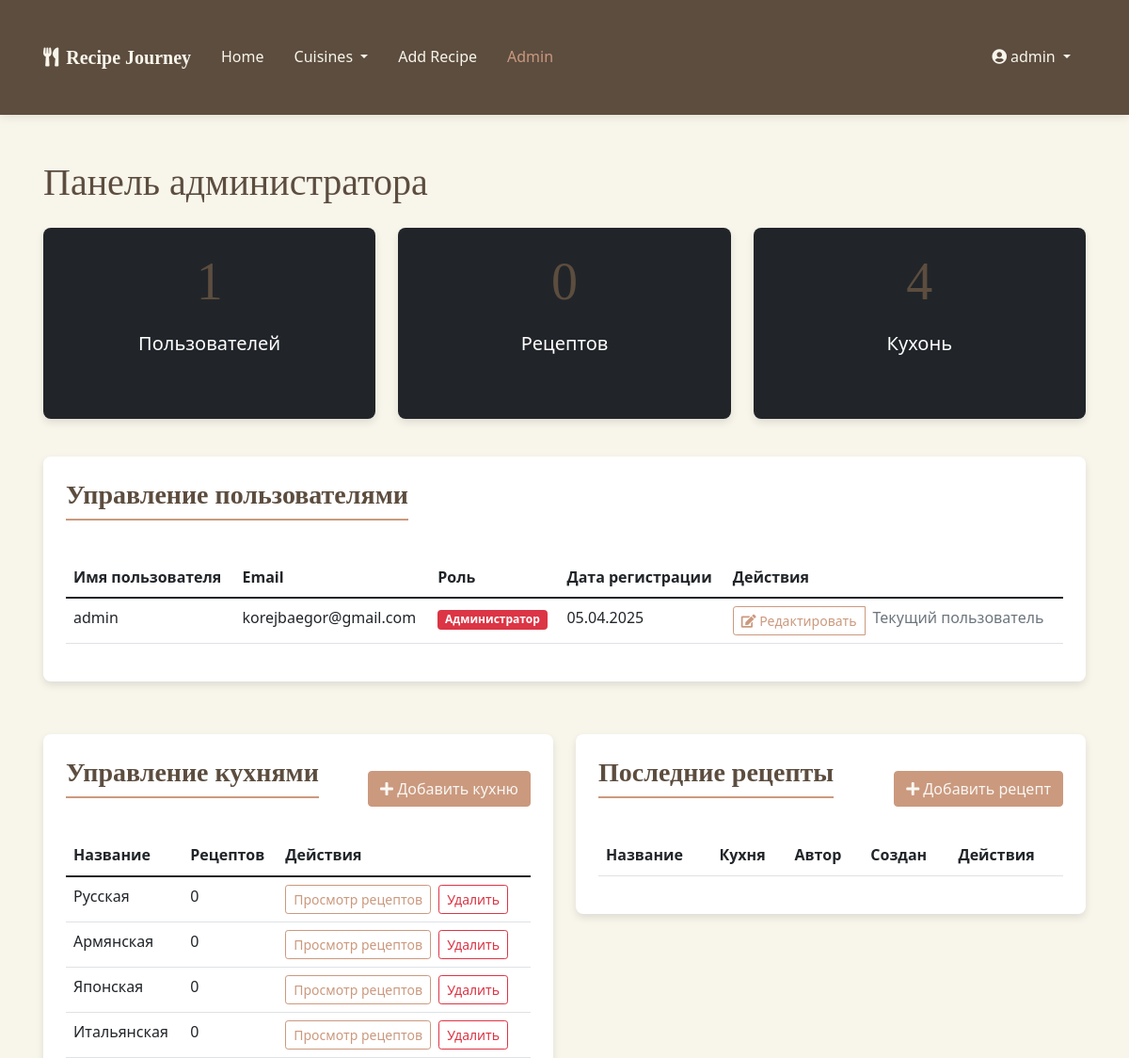
Page /admin (signed in, upper part) on the earlier database version.
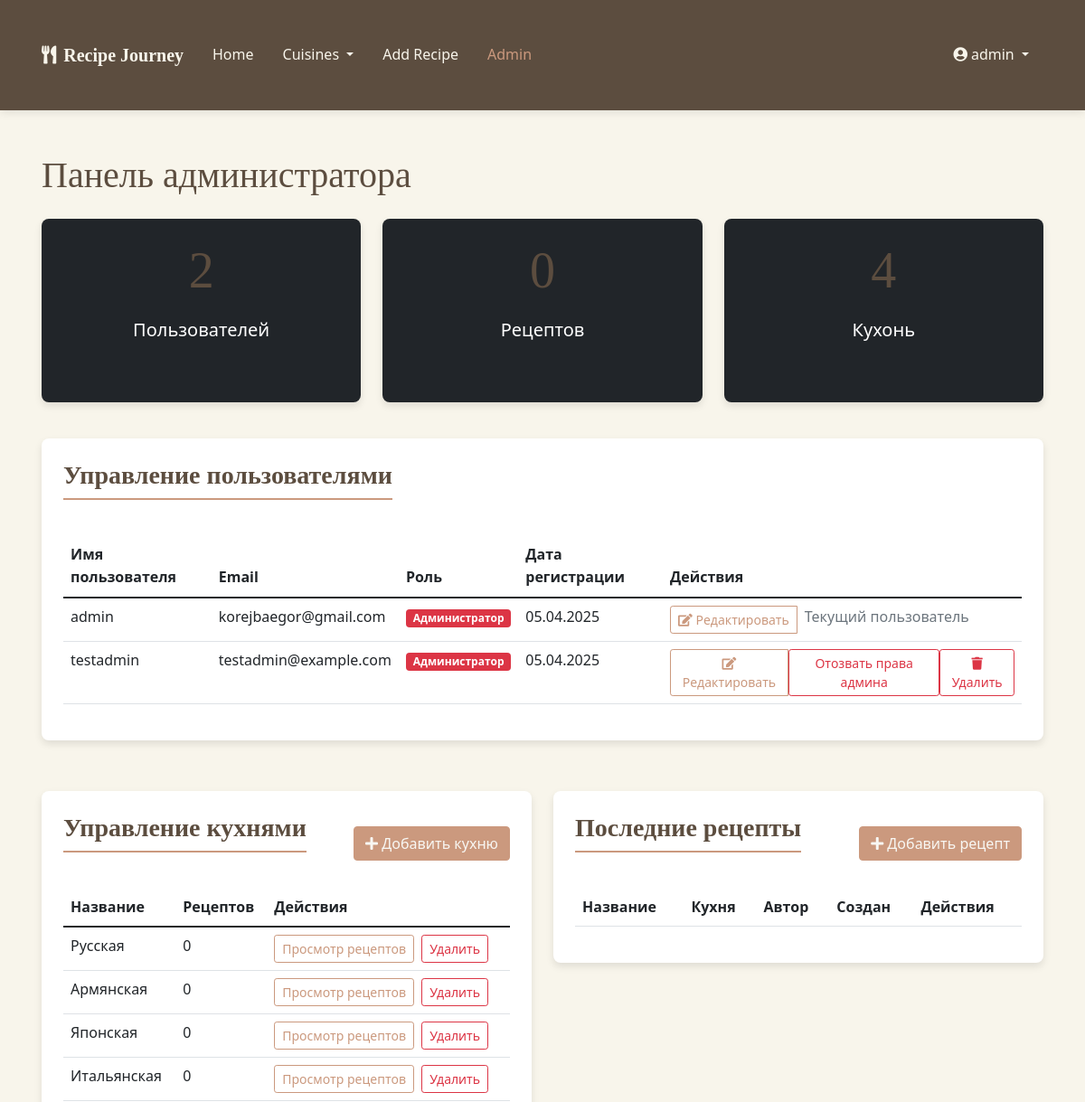
Same page on the later database version.
### models.py (models this page shows, shortened)
class User(UserMixin, db.Model):
    id = db.Column(db.Integer, primary_key=True)
    username = db.Column(db.String(64), unique=True, nullable=False)
    email = db.Column(db.String(120), unique=True, nullable=False)
    password_hash = db.Column(db.String(256), nullable=False)
    is_admin = db.Column(db.Boolean, default=False)
    date_joined = db.Column(db.DateTime, default=datetime.utcnow)
    avatar = db.Column(db.String(256), default='default_avatar.png')  # URL или путь к аватарке пользователя
    bio = db.Column(db.Text, nullable=True)  # Биография пользователя
    recipes = db.relationship('Recipe', backref='author', lazy='dynamic', cascade='all, delete-orphan')
    favorites = db.relationship('Favorite', backref='user', lazy='dynamic', cascade='all, delete-orphan')

class Cuisine(db.Model):
    id = db.Column(db.Integer, primary_key=True)
    name = db.Column(db.String(64), unique=True, nullable=False)
    description = db.Column(db.Text)
    recipes = db.relationship('Recipe', backref='cuisine', lazy='dynamic')

### routes.py (the view)
@app.route('/admin')
@login_required
def admin_dashboard():
    if not current_user.is_admin:
        abort(403)  # Forbidden
    users = User.query.all()
    recipes = Recipe.query.order_by(Recipe.created_at.desc()).all()
    cuisines = Cuisine.query.all()
    return render_template('admin_dashboard.html', users=users, recipes=recipes, cuisines=cuisines)

### app.py (called while the page is built)
@login_manager.user_loader
def load_user(user_id):
    from models import User
    return User.query.get(int(user_id))

### templates/admin_dashboard.html (shortened to what this page needs)
{% extends 'base.html' %}
{% block content %}
<div class="container py-5">
    <h1 class="mb-4">Панель администратора</h1>
    <div class="row mb-4">
        <div class="col-md-4 mb-3">
            <div class="card text-white bg-dark h-100">
                <div class="card-body text-center">
                    <h2 class="display-4">{{ users|length }}</h2>
                    <p class="lead">Пользователей</p>
                </div>
            </div>
        </div>
        <div class="col-md-4 mb-3">
            <div class="card text-white bg-dark h-100">
                <div class="card-body text-center">
                    <h2 class="display-4">{{ recipes|length }}</h2>
                    <p class="lead">Рецептов</p>
                </div>
            </div>
        </div>
        <div class="col-md-4 mb-3">
            <div class="card text-white bg-dark h-100">
                <div class="card-body text-center">
                    <h2 class="display-4">{{ cuisines|length }}</h2>
                    <p class="lead">Кухонь</p>
                </div>
            </div>
        </div>
    </div>
    <div class="row">
        <div class="col-md-12 mb-4">
            <div class="admin-card">
                <div class="d-flex justify-content-between align-items-center mb-3">
                    <h3 class="card-title">Управление пользователями</h3>
                </div>
                <div class="table-responsive">
                    <table class="table table-hover">
                        <thead>
                            <tr>
                                <th>Имя пользователя</th>
                                <th>Email</th>
                                <th>Роль</th>
                                <th>Дата регистрации</th>
                                <th>Действия</th>
                            </tr>
                        </thead>
                        <tbody>
                            {% for user in users %}
                                <tr>
                                    <td>{{ user.username }}</td>
                                    <td>{{ user.email }}</td>
                                    <td>
                                        {% if user.is_admin %}
                                            <span class="badge bg-danger">Администратор</span>
                                        {% else %}
                                            <span class="badge bg-secondary">Пользователь</span>
                                        {% endif %}
                                    </td>
                                    <td>{{ user.date_joined.strftime('%d.%m.%Y') }}</td>
                                    <td>
                                        <div class="btn-group">
                                            <a href="{{ url_for('admin_edit_user', user_id=user.id) }}" class="btn btn-sm btn-outline-primary">
                                                <i class="fas fa-edit"></i> Редактировать
                                            </a>
                                            {% if user.id != current_user.id %}
                                                <form action="{{ url_for('toggle_admin', user_id=user.id) }}" method="POST" class="d-inline">
                                                    <button type="submit" class="btn btn-sm {% if user.is_admin %}btn-outline-danger{% else %}btn-outline-success{% endif %}">
                                                        {% if user.is_admin %}
                                                            Отозвать права админа
                                                        {% else %}
                                                            Сделать админом
                                                        {% endif %}
                                                    </button>
                                                </form>
                                                <form action="{{ url_for('admin_delete_user', user_id=user.id) }}" method="POST" class="d-inline" onsubmit="return confirm('Вы уверены, что хотите удалить пользователя {{ user.username }}? Это действие нельзя отменить.')">
                                                    <button type="submit" class="btn btn-sm btn-outline-danger">
                                                        <i class="fas fa-trash"></i> Удалить
                                                    </button>
                                                </form>
                                            {% else %}
                                                <span class="text-muted ps-2">Текущий пользователь</span>
                                            {% endif %}
                                        </div>
                                    </td>
                                </tr>
                            {% endfor %}
                        </tbody>
                    </table>
                </div>
            </div>
        </div>
        <div class="col-md-6 mb-4">
            <div class="admin-card">
                <div class="d-flex justify-content-between align-items-center mb-3">
                    <h3 class="card-title">Управление кухнями</h3>
                    <button class="btn btn-primary" data-bs-toggle="modal" data-bs-target="#addCuisineModal">
                        <i class="fas fa-plus"></i> Добавить кухню
                    </button>
                </div>
                <div class="table-responsive">
                    <table class="table table-hover">
                        <thead>
                            <tr>
                                <th>Название</th>
                                <th>Рецептов</th>
                                <th>Действия</th>
                            </tr>
                        </thead>
                        <tbody>
                            {% for cuisine in cuisines %}
                                <tr>
                                    <td>{{ cuisine.name }}</td>
                                    <td>{{ cuisine.recipes.count() }}</td>
                                    <td>
                                        <a href="{{ url_for('cuisine_recipes', cuisine_id=cuisine.id) }}" class="btn btn-sm btn-outline-primary">
                                            Просмотр рецептов
                                        </a>
                                        <form action="{{ url_for('delete_cuisine', cuisine_id=cuisine.id) }}" method="POST" class="d-inline" onsubmit="return confirm('Вы уверены, что хотите удалить кухню {{ cuisine.name }}?')">
                                            <button type="submit" class="btn btn-sm btn-outline-danger ms-1">
                                                Удалить
                                            </button>
                                        </form>
                                    </td>
                                </tr>
                            {% endfor %}
                        </tbody>
                    </table>
                </div>
            </div>
        </div>
        <div class="col-md-6 mb-4">
            <div class="admin-card">
                <div class="d-flex justify-content-between align-items-center mb-3">
                    <h3 class="card-title">Последние рецепты</h3>
                    <a href="{{ url_for('add_recipe') }}" class="btn btn-primary">
                        <i class="fas fa-plus"></i> Добавить рецепт
                    </a>
                </div>
                <div class="table-responsive">
                    <table class="table table-hover">
                        <thead>
                            <tr>
                                <th>Название</th>
                                <th>Кухня</th>
                                <th>Автор</th>
                                <th>Создан</th>
                                <th>Действия</th>
                            </tr>
                        </thead>
                    </table>
                </div>
            </div>
        </div>
    </div>
</div>
{% endblock %}

### templates/base.html (shortened to what this page needs)
<!DOCTYPE html>
<html lang="en">
<head>
    <link href="https://cdn.jsdelivr.net/npm/bootstrap@5.1.3/dist/css/bootstrap.min.css" rel="stylesheet">
    <link rel="stylesheet" href="https://cdnjs.cloudflare.com/ajax/libs/font-awesome/5.15.4/css/all.min.css">
    <link rel="stylesheet" href="{{ url_for('static', filename='css/main.css') }}">
</head>
<body>
    <nav class="navbar navbar-expand-lg navbar-dark">
        <div class="container">
            <a class="navbar-brand" href="{{ url_for('index') }}">
                <i class="fas fa-utensils me-2"></i>Recipe Journey
            </a>
            <div class="collapse navbar-collapse" id="navbarNav">
                <ul class="navbar-nav me-auto">
                    <li class="nav-item">
                        <a class="nav-link {% if request.path == url_for('index') %}active{% endif %}" href="{{ url_for('index') }}">Home</a>
                    </li>
                    <li class="nav-item dropdown">
                        <a class="nav-link dropdown-toggle" href="#" id="navbarDropdownMenuLink" role="button" data-bs-toggle="dropdown" aria-expanded="false">
                            Cuisines
                        </a>
                    </li>
                    {% if current_user.is_authenticated %}
                        <li class="nav-item">
                            <a class="nav-link {% if request.path == url_for('add_recipe') %}active{% endif %}" href="{{ url_for('add_recipe') }}">Add Recipe</a>
                        </li>
                        {% if current_user.is_admin %}
                            <li class="nav-item">
                                <a class="nav-link {% if request.path == url_for('admin_dashboard') %}active{% endif %}" href="{{ url_for('admin_dashboard') }}">Admin</a>
                            </li>
                        {% endif %}
                    {% endif %}
                </ul>
                <ul class="navbar-nav">
                    {% if current_user.is_authenticated %}
                        <li class="nav-item dropdown">
                            <a class="nav-link dropdown-toggle" href="#" id="userDropdown" role="button" data-bs-toggle="dropdown" aria-expanded="false">
                                <i class="fas fa-user-circle me-1"></i>{{ current_user.username }}
                            </a>
                        </li>
                    {% endif %}
                </ul>
            </div>
        </div>
    </nav>
    <main>
        {% block content %}{% endblock %}
    </main>
</body>
</html>

### static/css/main.css (style rules this page uses)
:root { --beige: #f5f0e1; --light-beige: #f8f5eb; --dark-beige: #e8e0cc; --brown: #8a715e; --dark-brown: #5c4d3f; --olive: #6b705c; --light-olive: #a6a893; --accent: #cb997e; --text-dark: #2d2a32; --text-light: #f8f7f3; --shadow: rgba(0, 0, 0, 0.1); }
* { margin: 0; padding: 0; box-sizing: border-box; }
body { font-family: 'Segoe UI', Tahoma, Geneva, Verdana, sans-serif; background-color: var(--light-beige); color: var(--text-dark); line-height: 1.6; }
h1, h2, h3, h4, h5, h6 { font-family: 'Georgia', serif; margin-bottom: 1rem; color: var(--dark-brown); }
.container { padding: 2rem 1rem; }
.navbar { background-color: var(--dark-brown); box-shadow: 0 2px 10px var(--shadow); }
.navbar-brand { font-family: 'Georgia', serif; font-weight: bold; color: var(--light-beige) !important; }
.navbar-nav .nav-link { color: var(--light-beige) !important; margin: 0 0.5rem; transition: all 0.3s ease; }
.navbar-nav .nav-link:hover, .navbar-nav .nav-link.active { color: var(--accent) !important; }
.btn-primary { background-color: var(--accent); border-color: var(--accent); color: var(--text-light); }
.btn-outline-primary { color: var(--accent); border-color: var(--accent); }
.card { border: none; border-radius: 0.5rem; overflow: hidden; box-shadow: 0 4px 8px var(--shadow); transition: transform 0.3s ease, box-shadow 0.3s ease; margin-bottom: 1.5rem; background-color: white; }
.card-body { padding: 1.5rem; }
.card-title { font-weight: bold; margin-bottom: 0.75rem; }
.admin-card { background-color: white; border-radius: 0.5rem; box-shadow: 0 4px 8px var(--shadow); padding: 1.5rem; margin-bottom: 2rem; }
.admin-card h3 { color: var(--dark-brown); margin-bottom: 1.5rem; border-bottom: 2px solid var(--accent); padding-bottom: 0.5rem; }

Differences in the rows shown:
added User: username "testadmin", email "testadmin@example.com", is_admin "Администратор", date_joined "05.04.2025"
Other differences:
{{ users|length }}: "1" → "2"
